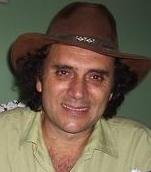
#> input picture 图像处理/边缘检测/1.jpg, 151 x 172 px
$ python lbp.py
#> lines starting #> are read from the running program, lines starting #| are printed output that depends on the picture
from skimage.transform import rotate
from skimage.feature import local_binary_pattern
from skimage import data, io,data_dir,filters, feature
from skimage.color import label2rgb
import skimage
import numpy as np
import matplotlib.pyplot as plt
from PIL import Image
import cv2
import math

# settings for LBP
radius = 1  # LBP算法中范围半径的取值
n_points = 8 * radius # 领域像素点数

img = cv2.imread('./1.jpg')
#> img is the input picture: shape (172, 151, 3); mean B, G, R 75.4, 94.8, 110.4
im = cv2.cvtColor(img, cv2.COLOR_RGB2GRAY)
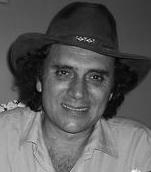
#> im: shape (172, 151); min 0, max 253, mean 90.8
lbp = local_binary_pattern(im,n_points,radius)
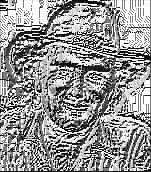
#> lbp: shape (172, 151) float64; min 0, max 255, mean 148.3

plt.imshow(im)
plt.show()

$ run again, with 图像处理/边缘检测/0.jpg copied over 图像处理/边缘检测/1.jpg
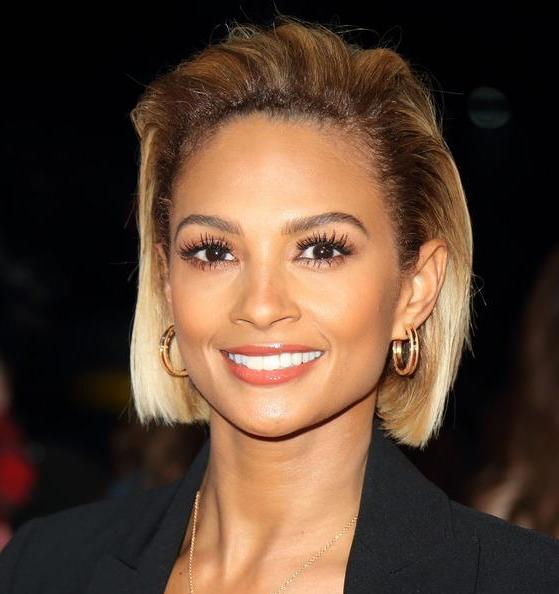
#> input picture 图像处理/边缘检测/0.jpg, 559 x 594 px
#> img is the input picture: shape (594, 559, 3); mean B, G, R 50.2, 65.9, 89.3
#> `im = cv2.cvtColor(img, cv2.COLOR_RGB2GRAY)`:
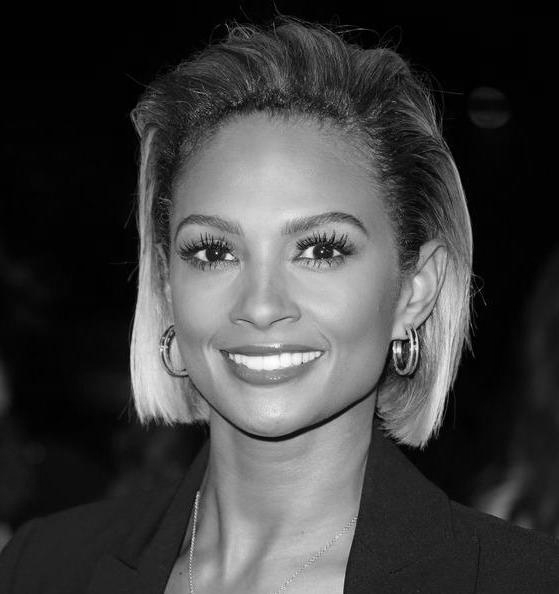
#> im: shape (594, 559); min 0, max 254, mean 63.9
#> `lbp = local_binary_pattern(im,n_points,radius)`:
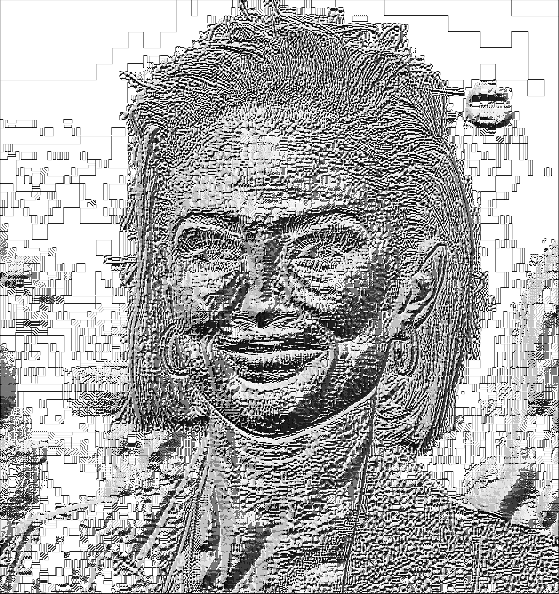
#> lbp: shape (594, 559) float64; min 0, max 255, mean 172.4

$ run again, with 图像处理/边缘检测/11.jpg copied over 图像处理/边缘检测/1.jpg
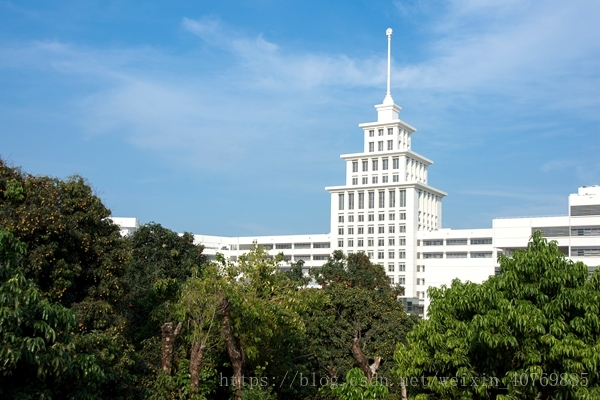
#> input picture 图像处理/边缘检测/11.jpg, 600 x 400 px
#> img is the input picture: shape (400, 600, 3); mean B, G, R 144.1, 134.5, 106.6
#> `im = cv2.cvtColor(img, cv2.COLOR_RGB2GRAY)`:
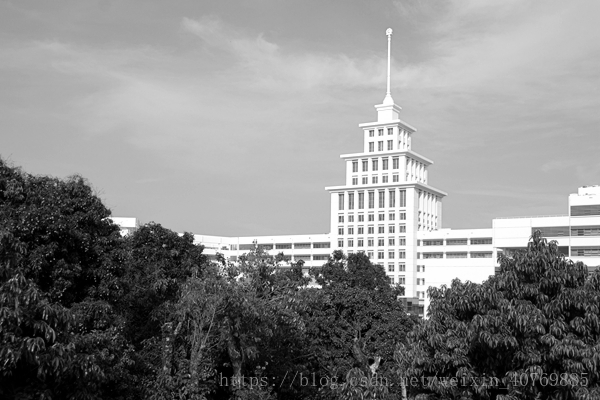
#> im: shape (400, 600); min 0, max 255, mean 134.2
#> `lbp = local_binary_pattern(im,n_points,radius)`:
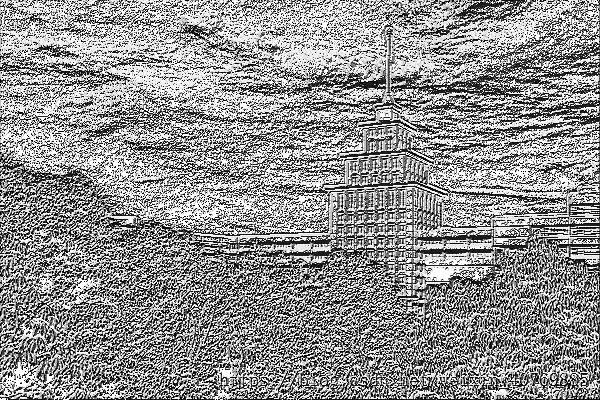
#> lbp: shape (400, 600) float64; min 0, max 255, mean 145.7

$ run again, with 图像处理/边缘检测/3.jpg copied over 图像处理/边缘检测/1.jpg
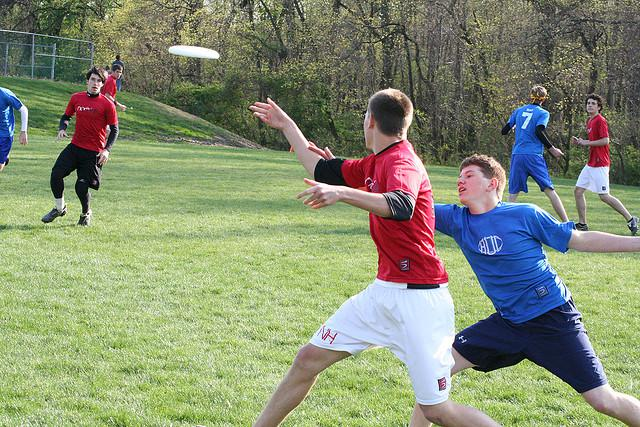
#> input picture 图像处理/边缘检测/3.jpg, 640 x 427 px
#> img is the input picture: shape (427, 640, 3); mean B, G, R 114.1, 142, 133.6
#> `im = cv2.cvtColor(img, cv2.COLOR_RGB2GRAY)`:
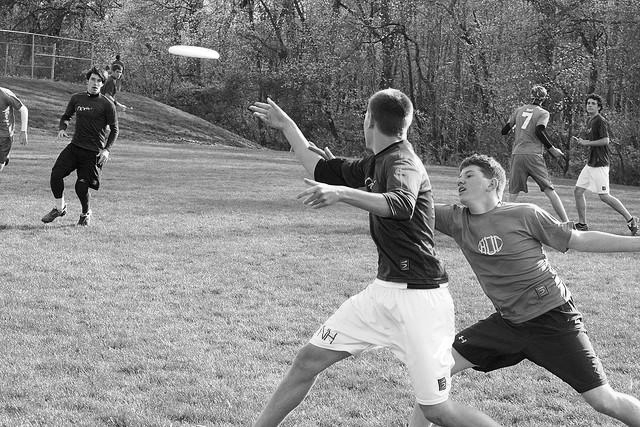
#> im: shape (427, 640); min 0, max 255, mean 132.7
#> `lbp = local_binary_pattern(im,n_points,radius)`:
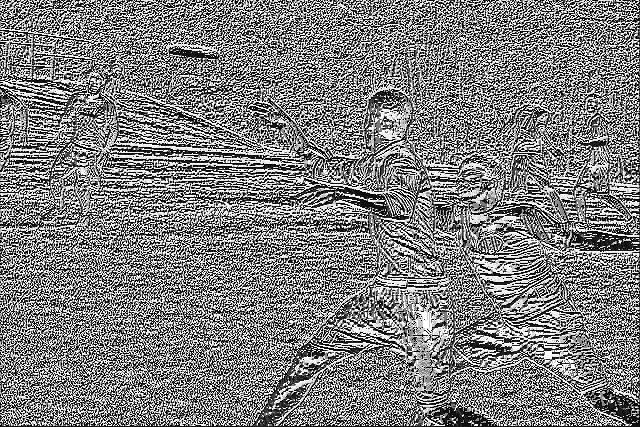
#> lbp: shape (427, 640) float64; min 0, max 255, mean 127.6
